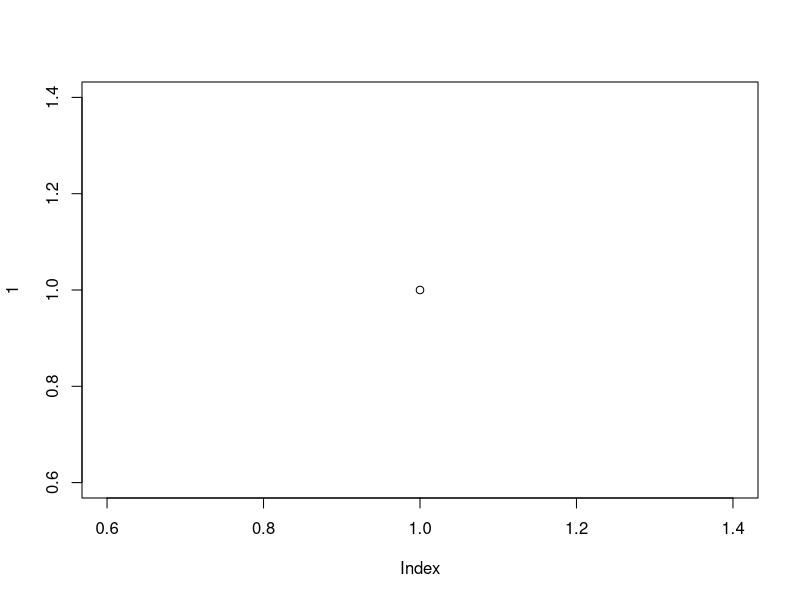
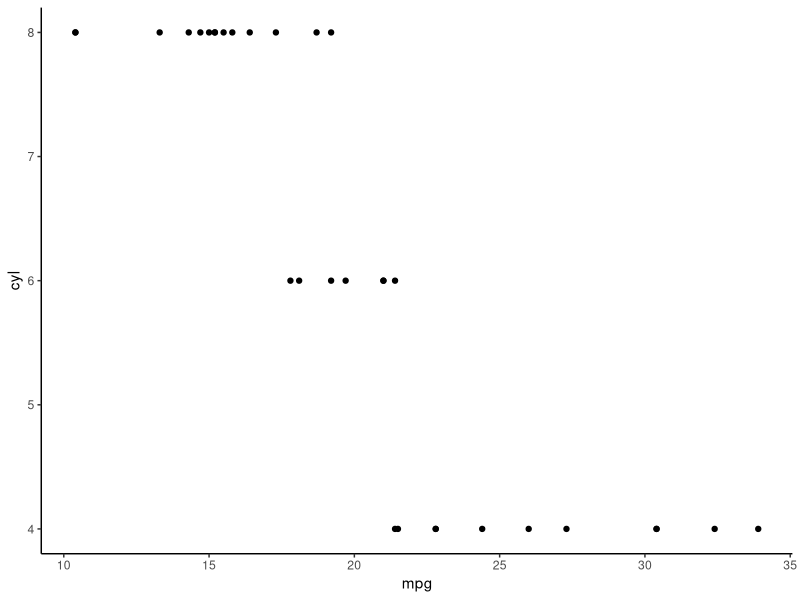

These figures' R source, in order:
## ---- chunk 1
knitr::opts_chunk$set(echo = FALSE, fig.path = "figures/", dpi=300, fig.height=3, fig.width=3)
## ---- chunk 2
plot(1)
## ---- chunk 3
library(ggplot2)

ggplot() + geom_point(data = mtcars, aes(x = mpg, y = cyl)) + 
  theme_classic() + 
  theme(panel.background = element_rect(fill = "transparent"), 
        plot.background = element_rect(
          color = "transparent", 
          fill = "transparent"), 
        panel.border = element_blank())
